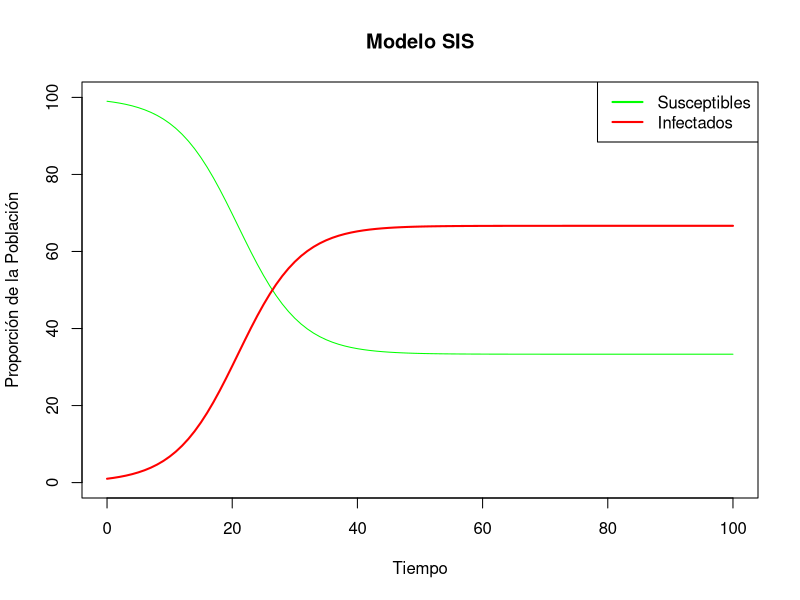

The R script that drew this image:

#          Modelo SIS


library(deSolve)

# Modelo SIS:
ModeloSIS <- function(Tiempo, CondicionesIniciales, Parametros) {
  with(as.list(c(CondicionesIniciales, Parametros)), {
    dS <- -beta * S * I + gamma * I
    dI <- beta * S * I - gamma * I
    return(list(c(dS, dI)))
  })
}

# Valores de los parámetros:
Parametros <- c(beta = 0.3, gamma = 0.1)

# Condiciones iniciales:
Condiciones_Iniciales <- c(S = 0.99, I = 0.01)

# Tiempo:
Tiempo <- seq(0, 100, by = 1)

# Evaluar el modelo:
Resultado <- ode(y = Condiciones_Iniciales, 
                 times = Tiempo, 
                 func = ModeloSIS, 
                 parms = Parametros)

# Se convierten los resultados a porcentajes:
Resultado[, "S"] <-Resultado[, "S"]*100
Resultado[, "I"] <-Resultado[, "I"]*100

# Graficar los resultados:
plot(Resultado[, "time"], Resultado[, "S"], 
     col = "green",
     main = "Modelo SIS",
     xlab = "Tiempo", 
     type = "l",
     ylim = c(0, 100),
     ylab = "Proporción de la Población")
lines(Resultado[, "time"], Resultado[, "I"], col = "red", lwd = 2)
legend("topright", legend = c("Susceptibles", "Infectados"), col = c("green", "red"), lwd = 2)

# Valor del equilibrio endémico de 
# infectados el final de la simulación:
Resultado[100, "I"]

# Valor teórico:
(1 -  (Parametros[2]/Parametros[1]))*100
# este valor es igual a: (1-gamma/beta)100
